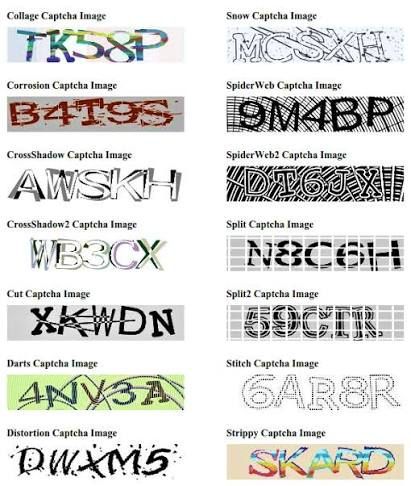
#> input picture reference/captchas1.jpg, 411 x 486 px; its folder holds only this picture in this run
$ python s10b_probe.py --image ../reference/captchas1.jpg
#> lines starting #> are read from the running program, lines starting #| are printed output that depends on the picture; after the words box and inside, x2 and y2 are one past the last pixel; in counts of white or black regions, pixels touching at a corner belong together
#> in main, im is the input picture: PIL image 411x486 RGB; mean R, G, B 216.9, 216.9, 214.1
### tools/s10b_gate.py
#!/usr/bin/env python3
"""s10b_gate.py — S10b: the floor chain with a pluggable glyph policy.

Shared machinery for the S10b wiring: a faithful mirror of
`baseline.read_text`'s orchestration whose per-piece character decision is a
policy, plus the recorder/reconstruction used by `s10b_sweep.py` to evaluate
any threshold pair offline from one pass.

Policies (S10b, 12 Oct):

  floor   the chain's own template answer (identical to baseline.read_text)
  gate    the chain's answer, but when its template score is below `gate` and
          the CNN's probability is at least `min_prob`, the CNN's character
          wins (the confidence-gated fallback the brief asked for)
  cnn     the CNN reads every piece; the chain keeps the layout (its
          segmentation, splitting and word grouping)

Whoever wires S10b into baseline.py should keep the policy boundary here: the
chain's structure stays untouched, only the character decision changes.

The mirror self-checks against the real chain: `verify_mirror(img)` returns
the chain's own read and the mirror's floor read; they must be equal.
"""

from __future__ import annotations

import sys
from pathlib import Path

import numpy as np
from PIL import Image, ImageOps

ROOT = Path(__file__).resolve().parents[1]
sys.path.insert(0, str(ROOT))
sys.path.insert(0, str(ROOT / "readers"))

import baseline as B  # noqa: E402
from segmentation import normalise_glyph  # noqa: E402


class Net:
    """Lazy glyphcnn-v2 loader: pieces are classified in one batch per image."""

    # [18 lines left out: functions __init__, opinions, not called in this run]


def chain_pieces(img: Image.Image):
    """The floor chain's words -> pieces, exactly as baseline.read_text builds
    them (same helpers, same filters, same order)."""
    R = B.R
    gray = ImageOps.autocontrast(img.convert("L"), cutoff=0)
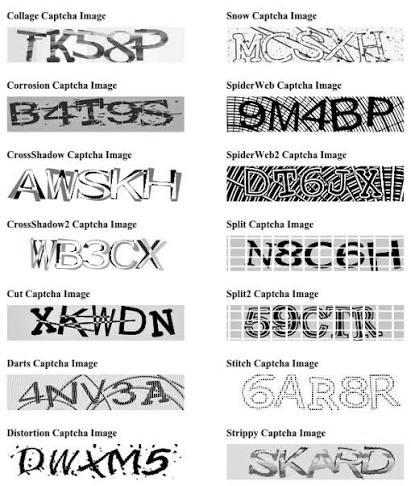
#> gray: PIL image 411x486 L; min 0, max 255, mean 216.6
    a = np.array(gray, dtype=np.float32)
    mask = R.otsu(a)
    # polarity guard (t-20261011-be57): see baseline.read_text
    if mask.mean() > 0.5:
        mask = ~mask
    mask = R.trim(R.despeck(mask))
    if mask.any():
        mask, _ = B.deskew(mask)
        mask = R.trim(mask)
    words = []
    for word in R.segment(mask):
        pieces = []
        for x0, x1 in word:
            for g in B._merge_forced(B._split_marked(R.trim(mask[:, x0:x1]))):
                if g.shape[0] >= 6 and g.sum() >= 10:
                    pieces.append(g)
        if pieces:
            words.append(pieces)
    return words


def apply_case(ch: str, h: int, cap: int) -> str:
    """baseline's SAME_SHAPE rule, applied to whatever character survived."""
    if ch in B.SAME_SHAPE:
        return ch.lower() if h < 0.85 * cap else ch.upper()
    return ch


def read_text_with(img: Image.Image, policy: str = "floor", gate: float = 0.9,
                   min_prob: float = 0.5, net: Net | None = None) -> str:
    """One read under a policy. 'floor' is byte-identical to baseline.read_text."""
    words = chain_pieces(img)
    if policy == "cnn" and net is None:
        net = Net()
    out = []
    for pieces in words:
        cap = max(g.shape[0] for g in pieces)
        ops = net.opinions(pieces) if (net is not None and policy in ("gate", "cnn")) else None
        chars = []
        for i, g in enumerate(pieces):
            ch, s = B.match_native(g)
            if ops is not None:
                cch, cprob = ops[i]
                if policy == "cnn" or (policy == "gate" and s < gate and cprob >= min_prob):
                    ch = cch
            chars.append(apply_case(ch, int(g.shape[0]), int(cap)))
        if chars:
            out.append("".join(chars))
    return " ".join(out)


# [23 lines left out: function reconstruct, not called in this run]


def verify_mirror(img: Image.Image) -> tuple[str, str]:
    """(chain read, mirror floor read) - must be equal, or the mirror drifted."""
    return B.read_text(img)[0], read_text_with(img, policy="floor")

### reader.py
#!/usr/bin/env python3
"""superocr reader — S3 war one: obstruction + dark-on-dark (t-20261011-2ca7).

Strategies (JOBS.md S3 item 8):
  * dark-on-dark  -> percentile contrast stretch + invert (ink becomes black);
  * obstruction   -> high-pass: subtract a wide Gaussian background estimate
                     so the low-frequency smudge vanishes and the ink remains.
Downstream both feed the same chain: binarise (Otsu), trim, column-projection
segmentation into words/glyphs, template match over the DejaVu faces the
generator uses, best-font pick per glyph.

This is a CLASSIC reader (no ML). The numbers it scores are published as-is:
`--score` prints exact-match and char accuracy against a generator manifest,
failures included. stdlib + numpy + Pillow only.

Usage:
    python3 reader.py image.png --family dark-on-dark
    python3 reader.py --score --family obstruction --count 40 --seed 1
"""
from __future__ import annotations

import argparse
import functools
import io
import json
import string
import sys
from pathlib import Path

import numpy as np
from PIL import Image, ImageDraw, ImageFilter, ImageFont

import generator as G

CHARS = string.ascii_letters + string.digits
CANON_H = 28  # canonical glyph height for matching


# --------------------------------------------------------------------------
# preprocessing strategies
# --------------------------------------------------------------------------

def _lum(img: Image.Image) -> np.ndarray:
    return np.array(img.convert("L"), dtype=np.float32)


# [16 lines left out: function preprocess, not called in this run]


def otsu(a: np.ndarray) -> np.ndarray:
    """Boolean ink mask (True = ink) via Otsu on a 256-bin histogram."""
    h = np.histogram(np.clip(a, 0, 255).astype(np.uint8), bins=256, range=(0, 256))[0]
#> h = 256 values, max 80616 at index 255, min 97 at index 22, mean 780.3
    total = h.sum()
#> total = 199746
    if total == 0:
        return np.zeros_like(a, dtype=bool)
    sum_all = float(np.dot(np.arange(256), h))
#> sum_all = 43267096
    sum_b = w_b = 0.0
    best_t, best_var = 0, -1.0
    for t in range(256):
        w_b += h[t]
        if w_b == 0:
            continue
        w_f = total - w_b
        if w_f == 0:
            break
        sum_b += t * h[t]
        m_b = sum_b / w_b
        m_f = (sum_all - sum_b) / w_f
        var = w_b * w_f * (m_b - m_f) ** 2
        if var > best_var:
            best_var, best_t = var, t
#> this loop made 256 passes
#> (w_b, w_f, sum_b, m_b, m_f, best_var) on passes 1 to 8: (2945, 196801, 0, 0, 219.9, 2.8e+13), (3287, 196459, 342, 0.104, 220.2, 3.13e+13), (3558, 196188, 884, 0.248, 220.5, 3.39e+13), (3861, 195885, 1793, 0.464, 220.9, 3.67e+13), (4165, 195581, 3009, 0.722, 221.2, 3.96e+13), (4446, 195300, 4414, 0.993, 221.5, 4.22e+13), (4681, 195065, 5824, 1.24, 221.8, 4.44e+13), (4930, 194816, 7567, 1.53, 222.1, 4.67e+13)
    return a <= best_t
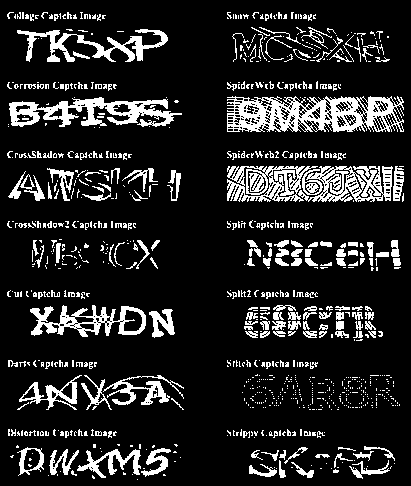
#> returned value: shape (486, 411) bool; 14.8% white; 916 white regions (726 under 20 px), largest, box (x1, y1, x2, y2) and area: (227, 96, 404, 132) 3887, (9, 97, 182, 127) 2393, (298, 166, 393, 202) 1814


def trim(mask: np.ndarray) -> np.ndarray:
    # S39: row/col projections instead of np.where — same bbox, no full-array
    # coordinate materialization (31k calls measured in a 3-image profile).
    rows = np.flatnonzero(mask.any(axis=1))
    if rows.size == 0:
        return mask
    cols = np.flatnonzero(mask.any(axis=0))
    return mask[rows[0]:rows[-1] + 1, cols[0]:cols[-1] + 1]


# --------------------------------------------------------------------------
# segmentation: words by wide gaps, glyphs by column runs
# --------------------------------------------------------------------------

def segment(mask: np.ndarray) -> list[list[tuple[int, int]]]:
    """-> list of words; each word a list of (x0, x1) glyph column spans."""
    cols = mask.sum(axis=0)
    spans, x0 = [], None
    for x, c in enumerate(cols):
        if c > 0 and x0 is None:
            x0 = x
        elif c == 0 and x0 is not None:
            spans.append((x0, x))
            x0 = None
    if x0 is not None:
        spans.append((x0, len(cols)))
    if not spans:
        return []
    gaps = [spans[i + 1][0] - spans[i][1] for i in range(len(spans) - 1)]
    word_gap = max(6, int(np.median([g for g in gaps if g]) * 2.2)) if gaps else 6
    words, cur = [], [spans[0]]
    for i, g in enumerate(gaps):
        if g >= word_gap:
            words.append(cur)
            cur = []
        cur.append(spans[i + 1])
    words.append(cur)
    return words


# --------------------------------------------------------------------------
# templates + matching
# --------------------------------------------------------------------------

# [65 lines left out: functions _templates_at, _norm, _score_glyph, _grid, not called in this run]


@functools.lru_cache(maxsize=4)
def _templates(h: int) -> dict[tuple[str, str], np.ndarray]:
    return _templates_at(h)


@functools.lru_cache(maxsize=4)
def _template_grids(h: int) -> dict[tuple[str, str], np.ndarray]:
    return {k: _grid(t) for k, t in _templates_at(h).items()}


def match_glyph(mask: np.ndarray, h: int = CANON_H) -> tuple[str, float]:
    return _match_glyph_cached(mask.tobytes(), mask.shape, h)


# [17 lines left out: function _match_glyph_cached, not called in this run]


def mad_sigma(a: np.ndarray) -> float:
    med = np.median(a)
    return float(1.4826 * np.median(np.abs(a - med))) or 1.0


def despeck(mask: np.ndarray, min_px: int = 4) -> np.ndarray:
    """Drop tiny connected specks (BFS on the boolean mask)."""
#> called with min_px = 4
    lab = np.zeros(mask.shape, np.int32)
    nxt = 1
    H, W = mask.shape
    for y0 in range(H):
        for x0 in range(W):
            if mask[y0, x0] and lab[y0, x0] == 0:
                stack = [(y0, x0)]
                lab[y0, x0] = nxt
                px = []
                while stack:
                    y, x = stack.pop()
                    px.append((y, x))
                    for dy in (-1, 0, 1):
                        for dx in (-1, 0, 1):
                            ny, nx2 = y + dy, x + dx
                            if 0 <= ny < H and 0 <= nx2 < W and mask[ny, nx2] \
                                    and lab[ny, nx2] == 0:
                                lab[ny, nx2] = nxt
                                stack.append((ny, nx2))
                if len(px) < min_px:
                    for y, x in px:
                        mask[y, x] = False
                nxt += 1
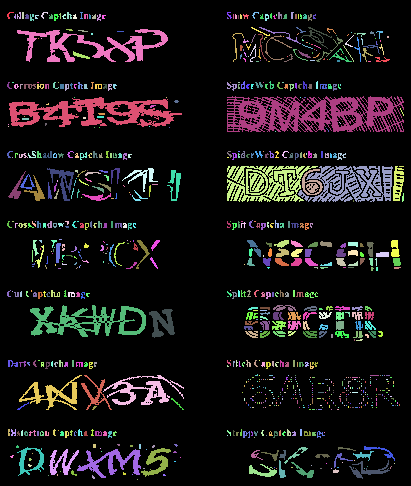
#> lab: shape (486, 411) int32; 917 distinct labels, from 0 to 916; one colour per label, 0 black
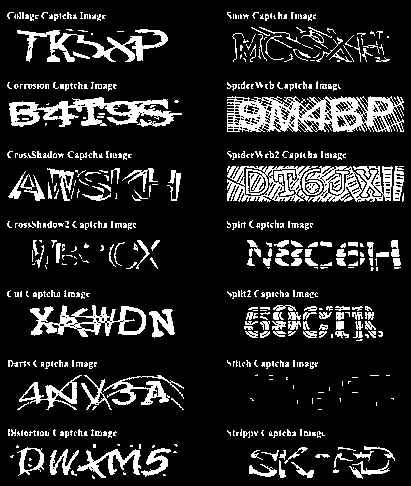
#> mask: shape (486, 411) bool; 14.6% white; 528 white regions (338 under 20 px), largest, box (x1, y1, x2, y2) and area: (227, 96, 404, 132) 3887, (9, 97, 182, 127) 2393, (298, 166, 393, 202) 1814
#> (the rest of the program and of its run is left out)
